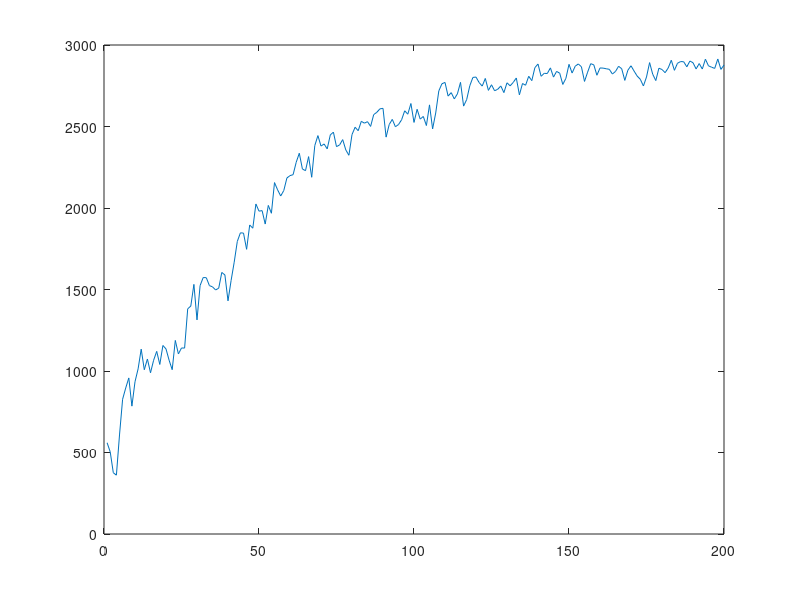

MATLAB code to generate this figure:
%%%%%%%%%%%%%%%%%%%%%%%%%%%%%%%%%%%%%%%%%%%%%%%%%%%%%%%%%%%%%%%%%%%%%%%%%%%
%
% Energy beamforming for single tag
%
%%%%%%%%%%%%%%%%%%%%%%%%%%%%%%%%%%%%%%%%%%%%%%%%%%%%%%%%%%%%%%%%%%%%%%%%%%%
clear; 
close all; 


%% Parameter
Na = 16;                             % Antenna number
Ns = 2^8;                           % Sample number
fc = 900e6;                         % Carrier frequency
fs = 20 * fc;                       % Sample rate
Ite = 200;                          % The number of iterations
Feedback = 0;

RxPowerMax = 0;                     % The max received power
RxPowerMatrix = zeros(Ite, 1);      % The received power of the trace

WeightNow = zeros(1, Na);           % The updated weight
WeightMax = zeros(1, Na);           % The weight for the max power

t = ((0: Ns-1) / fs).';

%% Channel model
Amplitude = rand(1, Na);
Phi = 2 * pi * rand(1, Na);

%% Transmisstion loop
for index = 1: Ite
    %% Each transmitter
    % Generate the phase
    Delta = 2 * pi / 10 * rand(1, Na); 
    
    % Update the weight with the feedback
    if Feedback
        WeightMax = WeightNow;
    else
        WeightNow = WeightMax;
    end
    WeightNow = WeightNow + Delta;
    
    % Source signal for the distributed Tx
    TxSignal = repmat(exp(2j*pi*fc*t), 1, Na) .* repmat(exp(1j*WeightNow), Ns, 1);
    
    %% Wireless channel
    H = Amplitude .* exp(1j * Phi);
    
    %% Receiver
    RxSignal = sum(TxSignal .* repmat(H, Ns, 1), 2);

    RxPowerNow = sum(abs(RxSignal));
    
    RxPowerMatrix(index) = RxPowerNow;
    
    %% Generate 1-bit feedback
    if RxPowerNow > RxPowerMax
        Feedback = 1;
        RxPowerMax = RxPowerNow;
    else
        Feedback = 0;
    end
    
    
end

 plot(RxPowerMatrix);

